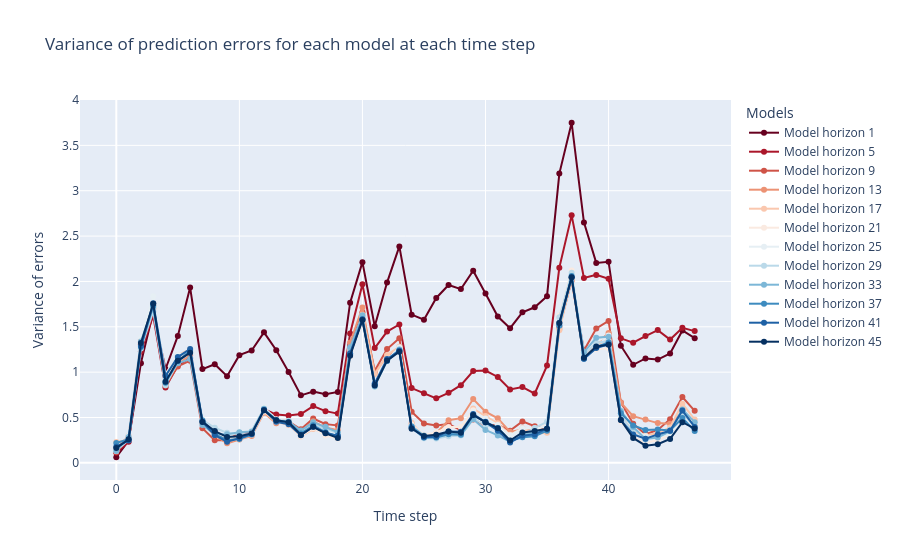
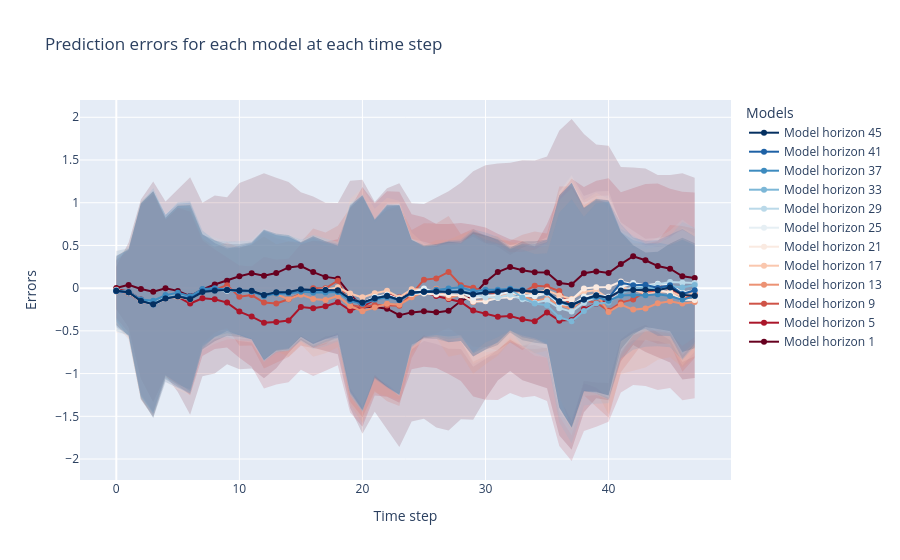
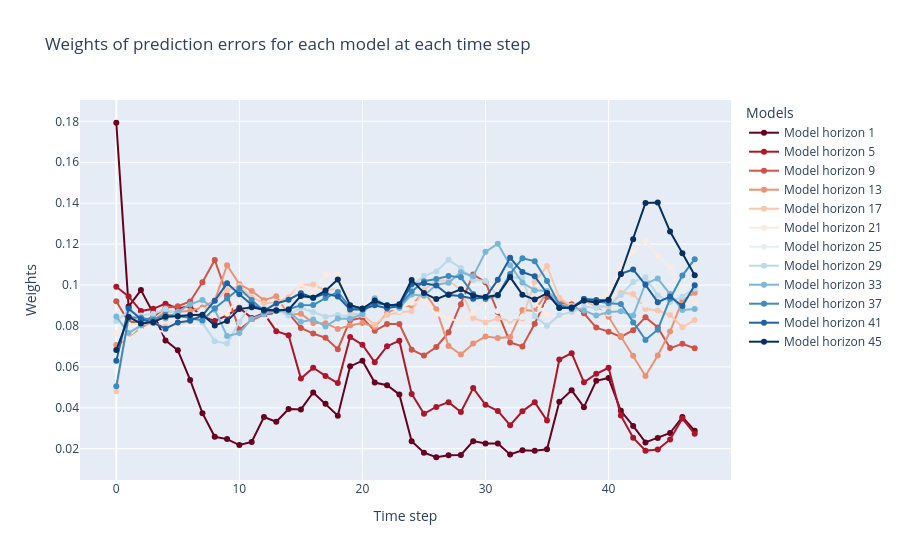

Notebook cell for these charts, in order:
### Code cell
umheme_tcn.visualize_variances(None)
umheme_tcn.visualize_errors(None)
umheme_tcn.visualize_weights(None)
